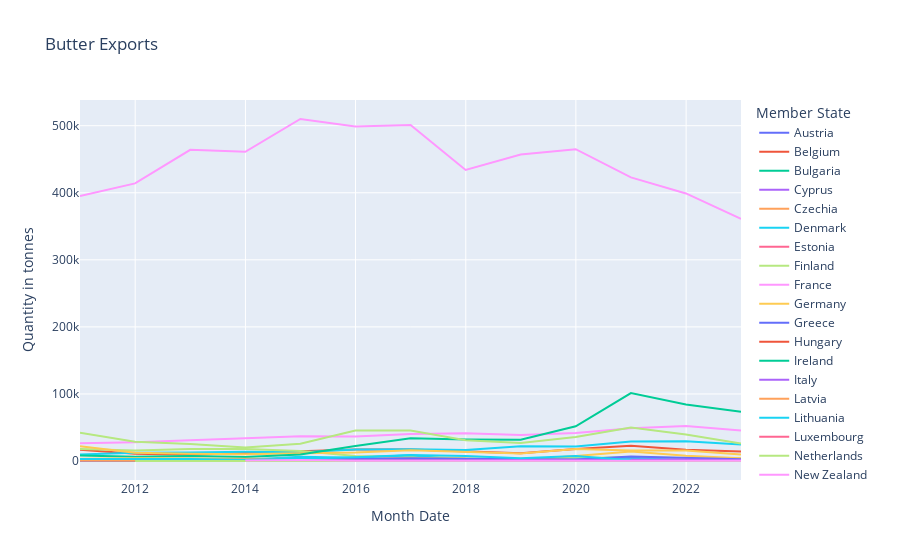

Source (notebook cell):
### Code cell
fig = px.line(df_plot, x="Month Date", y="Quantity in tonnes", color='Member State', title='Butter Exports')
fig.show()

### Figure 1 — Plotly figure (JSON) as saved in the notebook; plotly's stock layout.template omitted (floating-point values rounded to 4 significant figures)
{"data": [{"hovertemplate": "Member State=Austria<br>Month Date=%{x}<br>Quantity in tonnes=%{y}<extra></extra>", "legendgroup": "Austria", "line": {"color": "#636efa", "dash": "solid"}, "marker": {"symbol": "circle"}, "mode": "lines", "name": "Austria", "orientation": "v", "showlegend": true, "type": "scatter", "x": ["2010-12-31T00:00:00", "2011-12-31T00:00:00", "2012-12-31T00:00:00", "2013-12-31T00:00:00", "2014-12-31T00:00:00", "2015-12-31T00:00:00", "2016-12-31T00:00:00", "2017-12-31T00:00:00", "2018-12-31T00:00:00", "2019-12-31T00:00:00", "2020-12-31T00:00:00", "2021-12-31T00:00:00", "2022-12-31T00:00:00"], "xaxis": "x", "y": [371.8, 202.6, 58.6, 127.6, 159.6, 161.6, 69.42, 72.06, 46.1, 45.0, 25.81, 40.92, 15.97], "yaxis": "y"}, {"hovertemplate": "Member State=Belgium<br>Month Date=%{x}<br>Quantity in tonnes=%{y}<extra></extra>", "legendgroup": "Belgium", "line": {"color": "#EF553B", "dash": "solid"}, "marker": {"symbol": "circle"}, "mode": "lines", "name": "Belgium", "orientation": "v", "showlegend": true, "type": "scatter", "x": ["2010-12-31T00:00:00", "2011-12-31T00:00:00", "2012-12-31T00:00:00", "2013-12-31T00:00:00", "2014-12-31T00:00:00", "2015-12-31T00:00:00", "2016-12-31T00:00:00", "2017-12-31T00:00:00", "2018-12-31T00:00:00", "2019-12-31T00:00:00", "2020-12-31T00:00:00", "2021-12-31T00:00:00", "2022-12-31T00:00:00"], "xaxis": "x", "y": [16590.0, 10990.0, 9245.0, 11700.0, 13740.0, 17280.0, 17160.0, 14390.0, 11670.0, 17890.0, 22740.0, 16960.0, 14090.0], "yaxis": "y"}, {"hovertemplate": "Member State=Bulgaria<br>Month Date=%{x}<br>Quantity in tonnes=%{y}<extra></extra>", "legendgroup": "Bulgaria", "line": {"color": "#00cc96", "dash": "solid"}, "marker": {"symbol": "circle"}, "mode": "lines", "name": "Bulgaria", "orientation": "v", "showlegend": true, "type": "scatter", "x": ["2010-12-31T00:00:00", "2011-12-31T00:00:00", "2012-12-31T00:00:00", "2013-12-31T00:00:00", "2014-12-31T00:00:00", "2015-12-31T00:00:00", "2016-12-31T00:00:00", "2017-12-31T00:00:00", "2018-12-31T00:00:00", "2019-12-31T00:00:00", "2020-12-31T00:00:00", "2021-12-31T00:00:00", "2022-12-31T00:00:00"], "xaxis": "x", "y": [80.78, 20.98, 62.3, 0.06, 31.31, 20, 1.834, 0.45, 2.703, 24.41, 13.8, 34.73, 43.33], "yaxis": "y"}, {"hovertemplate": "Member State=Cyprus<br>Month Date=%{x}<br>Quantity in tonnes=%{y}<extra></extra>", "legendgroup": "Cyprus", "line": {"color": "#ab63fa", "dash": "solid"}, "marker": {"symbol": "circle"}, "mode": "lines", "name": "Cyprus", "orientation": "v", "showlegend": true, "type": "scatter", "x": ["2010-12-31T00:00:00", "2011-12-31T00:00:00", "2012-12-31T00:00:00", "2013-12-31T00:00:00", "2014-12-31T00:00:00", "2015-12-31T00:00:00", "2016-12-31T00:00:00", "2017-12-31T00:00:00"], "xaxis": "x", "y": [28.34, 45.92, 2.07, 7.36, 0.004, 0.101, 0.251, 0.029], "yaxis": "y"}, {"hovertemplate": "Member State=Czechia<br>Month Date=%{x}<br>Quantity in tonnes=%{y}<extra></extra>", "legendgroup": "Czechia", "line": {"color": "#FFA15A", "dash": "solid"}, "marker": {"symbol": "circle"}, "mode": "lines", "name": "Czechia", "orientation": "v", "showlegend": true, "type": "scatter", "x": ["2010-12-31T00:00:00", "2011-12-31T00:00:00", "2012-12-31T00:00:00", "2013-12-31T00:00:00", "2014-12-31T00:00:00", "2015-12-31T00:00:00", "2016-12-31T00:00:00", "2017-12-31T00:00:00", "2018-12-31T00:00:00", "2019-12-31T00:00:00", "2020-12-31T00:00:00", "2021-12-31T00:00:00", "2022-12-31T00:00:00"], "xaxis": "x", "y": [884.2, 1095.0, 729.9, 618.7, 406.1, 136.0, 130.0, 63.9, 50.56, 42.27, 53.85, 65.21, 49.03], "yaxis": "y"}, {"hovertemplate": "Member State=Denmark<br>Month Date=%{x}<br>Quantity in tonnes=%{y}<extra></extra>", "legendgroup": "Denmark", "line": {"color": "#19d3f3", "dash": "solid"}, "marker": {"symbol": "circle"}, "mode": "lines", "name": "Denmark", "orientation": "v", "showlegend": true, "type": "scatter", "x": ["2010-12-31T00:00:00", "2011-12-31T00:00:00", "2012-12-31T00:00:00", "2013-12-31T00:00:00", "2014-12-31T00:00:00", "2015-12-31T00:00:00", "2016-12-31T00:00:00", "2017-12-31T00:00:00", "2018-12-31T00:00:00", "2019-12-31T00:00:00", "2020-12-31T00:00:00", "2021-12-31T00:00:00", "2022-12-31T00:00:00"], "xaxis": "x", "y": [9864.0, 12440.0, 12820.0, 13830.0, 13230.0, 17190.0, 17420.0, 16350.0, 22150.0, 21480.0, 29260.0, 29470.0, 24610.0], "yaxis": "y"}, {"hovertemplate": "Member State=Estonia<br>Month Date=%{x}<br>Quantity in tonnes=%{y}<extra></extra>", "legendgroup": "Estonia", "line": {"color": "#FF6692", "dash": "solid"}, "marker": {"symbol": "circle"}, "mode": "lines", "name": "Estonia", "orientation": "v", "showlegend": true, "type": "scatter", "x": ["2010-12-31T00:00:00", "2011-12-31T00:00:00", "2012-12-31T00:00:00", "2013-12-31T00:00:00", "2014-12-31T00:00:00", "2015-12-31T00:00:00", "2016-12-31T00:00:00", "2017-12-31T00:00:00", "2018-12-31T00:00:00", "2019-12-31T00:00:00", "2020-12-31T00:00:00", "2021-12-31T00:00:00", "2022-12-31T00:00:00"], "xaxis": "x", "y": [1702.0, 194.3, 117.4, 34.86, 161.6, 492.2, 157.6, 169.2, 31.8, 168.6, 253.2, 148.6, 88.19], "yaxis": "y"}, {"hovertemplate": "Member State=Finland<br>Month Date=%{x}<br>Quantity in tonnes=%{y}<extra></extra>", "legendgroup": "Finland", "line": {"color": "#B6E880", "dash": "solid"}, "marker": {"symbol": "circle"}, "mode": "lines", "name": "Finland", "orientation": "v", "showlegend": true, "type": "scatter", "x": ["2010-12-31T00:00:00", "2011-12-31T00:00:00", "2012-12-31T00:00:00", "2013-12-31T00:00:00", "2014-12-31T00:00:00", "2015-12-31T00:00:00", "2016-12-31T00:00:00", "2017-12-31T00:00:00", "2018-12-31T00:00:00", "2019-12-31T00:00:00", "2020-12-31T00:00:00", "2021-12-31T00:00:00", "2022-12-31T00:00:00"], "xaxis": "x", "y": [17810.0, 15800.0, 17760.0, 17900.0, 15050.0, 7397.0, 6707.0, 4099.0, 3470.0, 4570.0, 5531.0, 4596.0, 3711.0], "yaxis": "y"}, {"hovertemplate": "Member State=France<br>Month Date=%{x}<br>Quantity in tonnes=%{y}<extra></extra>", "legendgroup": "France", "line": {"color": "#FF97FF", "dash": "solid"}, "marker": {"symbol": "circle"}, "mode": "lines", "name": "France", "orientation": "v", "showlegend": true, "type": "scatter", "x": ["2010-12-31T00:00:00", "2011-12-31T00:00:00", "2012-12-31T00:00:00", "2013-12-31T00:00:00", "2014-12-31T00:00:00", "2015-12-31T00:00:00", "2016-12-31T00:00:00", "2017-12-31T00:00:00", "2018-12-31T00:00:00", "2019-12-31T00:00:00", "2020-12-31T00:00:00", "2021-12-31T00:00:00", "2022-12-31T00:00:00"], "xaxis": "x", "y": [26290.0, 27890.0, 30960.0, 34360.0, 37040.0, 36620.0, 40360.0, 41230.0, 38950.0, 41840.0, 48980.0, 52240.0, 45460.0], "yaxis": "y"}, {"hovertemplate": "Member State=Germany<br>Month Date=%{x}<br>Quantity in tonnes=%{y}<extra></extra>", "legendgroup": "Germany", "line": {"color": "#FECB52", "dash": "solid"}, "marker": {"symbol": "circle"}, "mode": "lines", "name": "Germany", "orientation": "v", "showlegend": true, "type": "scatter", "x": ["2010-12-31T00:00:00", "2011-12-31T00:00:00", "2012-12-31T00:00:00", "2013-12-31T00:00:00", "2014-12-31T00:00:00", "2015-12-31T00:00:00", "2016-12-31T00:00:00", "2017-12-31T00:00:00", "2018-12-31T00:00:00", "2019-12-31T00:00:00", "2020-12-31T00:00:00", "2021-12-31T00:00:00", "2022-12-31T00:00:00"], "xaxis": "x", "y": [22180.0, 12420.0, 10990.0, 9966.0, 11580.0, 12500.0, 15860.0, 13660.0, 11040.0, 17720.0, 15730.0, 15550.0, 9768.0], "yaxis": "y"}, {"hovertemplate": "Member State=Greece<br>Month Date=%{x}<br>Quantity in tonnes=%{y}<extra></extra>", "legendgroup": "Greece", "line": {"color": "#636efa", "dash": "solid"}, "marker": {"symbol": "circle"}, "mode": "lines", "name": "Greece", "orientation": "v", "showlegend": true, "type": "scatter", "x": ["2010-12-31T00:00:00", "2011-12-31T00:00:00", "2012-12-31T00:00:00", "2013-12-31T00:00:00", "2014-12-31T00:00:00", "2015-12-31T00:00:00", "2016-12-31T00:00:00", "2017-12-31T00:00:00", "2018-12-31T00:00:00", "2019-12-31T00:00:00", "2020-12-31T00:00:00", "2021-12-31T00:00:00", "2022-12-31T00:00:00"], "xaxis": "x", "y": [8.206, 2.37, 5.444, 52.34, 61.2, 8.701, 17.24, 15.37, 34.82, 26.33, 36.48, 44.11, 34.22], "yaxis": "y"}, {"hovertemplate": "Member State=Hungary<br>Month Date=%{x}<br>Quantity in tonnes=%{y}<extra></extra>", "legendgroup": "Hungary", "line": {"color": "#EF553B", "dash": "solid"}, "marker": {"symbol": "circle"}, "mode": "lines", "name": "Hungary", "orientation": "v", "showlegend": true, "type": "scatter", "x": ["2010-12-31T00:00:00", "2011-12-31T00:00:00", "2012-12-31T00:00:00", "2013-12-31T00:00:00", "2014-12-31T00:00:00", "2015-12-31T00:00:00", "2016-12-31T00:00:00", "2017-12-31T00:00:00", "2018-12-31T00:00:00", "2019-12-31T00:00:00", "2020-12-31T00:00:00", "2021-12-31T00:00:00", "2022-12-31T00:00:00"], "xaxis": "x", "y": [489.8, 479.2, 386.3, 650.2, 513.9, 537.2, 530.5, 449.1, 398.9, 424.8, 1138.0, 398.8, 241.4], "yaxis": "y"}, {"hovertemplate": "Member State=Ireland<br>Month Date=%{x}<br>Quantity in tonnes=%{y}<extra></extra>", "legendgroup": "Ireland", "line": {"color": "#00cc96", "dash": "solid"}, "marker": {"symbol": "circle"}, "mode": "lines", "name": "Ireland", "orientation": "v", "showlegend": true, "type": "scatter", "x": ["2010-12-31T00:00:00", "2011-12-31T00:00:00", "2012-12-31T00:00:00", "2013-12-31T00:00:00", "2014-12-31T00:00:00", "2015-12-31T00:00:00", "2016-12-31T00:00:00", "2017-12-31T00:00:00", "2018-12-31T00:00:00", "2019-12-31T00:00:00", "2020-12-31T00:00:00", "2021-12-31T00:00:00", "2022-12-31T00:00:00"], "xaxis": "x", "y": [8140.0, 6227.0, 7295.0, 5892.0, 9813.0, 22500.0, 33800.0, 31990.0, 31630.0, 51700.0, 101300.0, 84240.0, 73530.0], "yaxis": "y"}, {"hovertemplate": "Member State=Italy<br>Month Date=%{x}<br>Quantity in tonnes=%{y}<extra></extra>", "legendgroup": "Italy", "line": {"color": "#ab63fa", "dash": "solid"}, "marker": {"symbol": "circle"}, "mode": "lines", "name": "Italy", "orientation": "v", "showlegend": true, "type": "scatter", "x": ["2010-12-31T00:00:00", "2011-12-31T00:00:00", "2012-12-31T00:00:00", "2013-12-31T00:00:00", "2014-12-31T00:00:00", "2015-12-31T00:00:00", "2016-12-31T00:00:00", "2017-12-31T00:00:00", "2018-12-31T00:00:00", "2019-12-31T00:00:00", "2020-12-31T00:00:00", "2021-12-31T00:00:00", "2022-12-31T00:00:00"], "xaxis": "x", "y": [218.5, 231.4, 206.9, 263.5, 341.8, 522.1, 690.7, 564.7, 499.8, 1343.0, 2108.0, 2300.0, 1505.0], "yaxis": "y"}, {"hovertemplate": "Member State=Latvia<br>Month Date=%{x}<br>Quantity in tonnes=%{y}<extra></extra>", "legendgroup": "Latvia", "line": {"color": "#FFA15A", "dash": "solid"}, "marker": {"symbol": "circle"}, "mode": "lines", "name": "Latvia", "orientation": "v", "showlegend": true, "type": "scatter", "x": ["2010-12-31T00:00:00", "2011-12-31T00:00:00", "2012-12-31T00:00:00", "2013-12-31T00:00:00", "2014-12-31T00:00:00", "2015-12-31T00:00:00", "2016-12-31T00:00:00", "2017-12-31T00:00:00", "2018-12-31T00:00:00", "2019-12-31T00:00:00", "2020-12-31T00:00:00", "2021-12-31T00:00:00", "2022-12-31T00:00:00"], "xaxis": "x", "y": [248.9, 95.13, 479.0, 1826.0, 2339.0, 90.51, 239.3, 145.0, 3.563, 189.8, 178.7, 35.18, 8.134], "yaxis": "y"}, {"hovertemplate": "Member State=Lithuania<br>Month Date=%{x}<br>Quantity in tonnes=%{y}<extra></extra>", "legendgroup": "Lithuania", "line": {"color": "#19d3f3", "dash": "solid"}, "marker": {"symbol": "circle"}, "mode": "lines", "name": "Lithuania", "orientation": "v", "showlegend": true, "type": "scatter", "x": ["2010-12-31T00:00:00", "2011-12-31T00:00:00", "2012-12-31T00:00:00", "2013-12-31T00:00:00", "2014-12-31T00:00:00", "2015-12-31T00:00:00", "2016-12-31T00:00:00", "2017-12-31T00:00:00", "2018-12-31T00:00:00", "2019-12-31T00:00:00", "2020-12-31T00:00:00", "2021-12-31T00:00:00", "2022-12-31T00:00:00"], "xaxis": "x", "y": [652.8, 218.2, 643.4, 2021.0, 6229.0, 4922.0, 8674.0, 720.1, 504.9, 1808.0, 4747.0, 1073.0, 2421.0], "yaxis": "y"}, {"hovertemplate": "Member State=Luxembourg<br>Month Date=%{x}<br>Quantity in tonnes=%{y}<extra></extra>", "legendgroup": "Luxembourg", "line": {"color": "#FF6692", "dash": "solid"}, "marker": {"symbol": "circle"}, "mode": "lines", "name": "Luxembourg", "orientation": "v", "showlegend": true, "type": "scatter", "x": ["2010-12-31T00:00:00", "2011-12-31T00:00:00", "2012-12-31T00:00:00", "2013-12-31T00:00:00", "2014-12-31T00:00:00", "2015-12-31T00:00:00", "2016-12-31T00:00:00", "2017-12-31T00:00:00", "2018-12-31T00:00:00", "2019-12-31T00:00:00", "2020-12-31T00:00:00", "2021-12-31T00:00:00", "2022-12-31T00:00:00"], "xaxis": "x", "y": [3.752, 11.09, 7.413, 3.832, 3.336, 7.512, 6.847, 5.302, 4.852, 9.082, 3.133, 3.188, 3.231], "yaxis": "y"}, {"hovertemplate": "Member State=Netherlands<br>Month Date=%{x}<br>Quantity in tonnes=%{y}<extra></extra>", "legendgroup": "Netherlands", "line": {"color": "#B6E880", "dash": "solid"}, "marker": {"symbol": "circle"}, "mode": "lines", "name": "Netherlands", "orientation": "v", "showlegend": true, "type": "scatter", "x": ["2010-12-31T00:00:00", "2011-12-31T00:00:00", "2012-12-31T00:00:00", "2013-12-31T00:00:00", "2014-12-31T00:00:00", "2015-12-31T00:00:00", "2016-12-31T00:00:00", "2017-12-31T00:00:00", "2018-12-31T00:00:00", "2019-12-31T00:00:00", "2020-12-31T00:00:00", "2021-12-31T00:00:00", "2022-12-31T00:00:00"], "xaxis": "x", "y": [42170.0, 28670.0, 25390.0, 20170.0, 25620.0, 45480.0, 45510.0, 30980.0, 26940.0, 35660.0, 50040.0, 39400.0, 26010.0], "yaxis": "y"}, {"hovertemplate": "Member State=New Zealand<br>Month Date=%{x}<br>Quantity in tonnes=%{y}<extra></extra>", "legendgroup": "New Zealand", "line": {"color": "#FF97FF", "dash": "solid"}, "marker": {"symbol": "circle"}, "mode": "lines", "name": "New Zealand", "orientation": "v", "showlegend": true, "type": "scatter", "x": ["2010-12-31T00:00:00", "2011-12-31T00:00:00", "2012-12-31T00:00:00", "2013-12-31T00:00:00", "2014-12-31T00:00:00", "2015-12-31T00:00:00", "2016-12-31T00:00:00", "2017-12-31T00:00:00", "2018-12-31T00:00:00", "2019-12-31T00:00:00", "2020-12-31T00:00:00", "2021-12-31T00:00:00", "2022-12-31T00:00:00"], "xaxis": "x", "y": [395000, 414000, 464000, 461000, 510000, 499000, 501000, 434000, 457000, 465000, 423000, 399000, 361000], "yaxis": "y"}, {"hovertemplate": "Member State=Poland<br>Month Date=%{x}<br>Quantity in tonnes=%{y}<extra></extra>", "legendgroup": "Poland", "line": {"color": "#FECB52", "dash": "solid"}, "marker": {"symbol": "circle"}, "mode": "lines", "name": "Poland", "orientation": "v", "showlegend": true, "type": "scatter", "x": ["2010-12-31T00:00:00", "2011-12-31T00:00:00", "2012-12-31T00:00:00", "2013-12-31T00:00:00", "2014-12-31T00:00:00", "2015-12-31T00:00:00", "2016-12-31T00:00:00", "2017-12-31T00:00:00", "2018-12-31T00:00:00", "2019-12-31T00:00:00", "2020-12-31T00:00:00", "2021-12-31T00:00:00", "2022-12-31T00:00:00"], "xaxis": "x", "y": [3174.0, 4128.0, 3581.0, 3243.0, 3207.0, 2527.0, 4847.0, 3521.0, 1933.0, 7627.0, 14270.0, 7964.0, 4141.0], "yaxis": "y"}, {"hovertemplate": "Member State=Portugal<br>Month Date=%{x}<br>Quantity in tonnes=%{y}<extra></extra>", "legendgroup": "Portugal", "line": {"color": "#636efa", "dash": "solid"}, "marker": {"symbol": "circle"}, "mode": "lines", "name": "Portugal", "orientation": "v", "showlegend": true, "type": "scatter", "x": ["2010-12-31T00:00:00", "2011-12-31T00:00:00", "2012-12-31T00:00:00", "2013-12-31T00:00:00", "2014-12-31T00:00:00", "2015-12-31T00:00:00", "2016-12-31T00:00:00", "2017-12-31T00:00:00", "2018-12-31T00:00:00", "2019-12-31T00:00:00", "2020-12-31T00:00:00", "2021-12-31T00:00:00", "2022-12-31T00:00:00"], "xaxis": "x", "y": [1050.0, 886.4, 1487.0, 1721.0, 2381.0, 3268.0, 4124.0, 3212.0, 2540.0, 2188.0, 6681.0, 4653.0, 2454.0], "yaxis": "y"}, {"hovertemplate": "Member State=Romania<br>Month Date=%{x}<br>Quantity in tonnes=%{y}<extra></extra>", "legendgroup": "Romania", "line": {"color": "#EF553B", "dash": "solid"}, "marker": {"symbol": "circle"}, "mode": "lines", "name": "Romania", "orientation": "v", "showlegend": true, "type": "scatter", "x": ["2010-12-31T00:00:00", "2011-12-31T00:00:00", "2012-12-31T00:00:00", "2014-12-31T00:00:00", "2015-12-31T00:00:00", "2016-12-31T00:00:00", "2017-12-31T00:00:00", "2018-12-31T00:00:00", "2019-12-31T00:00:00", "2020-12-31T00:00:00", "2021-12-31T00:00:00", "2022-12-31T00:00:00"], "xaxis": "x", "y": [0.851, 0.119, 0, 9.224, 25.74, 171.3, 327.8, 62.01, 127.1, 271.3, 346.1, 189.2], "yaxis": "y"}, {"hovertemplate": "Member State=Slovenia<br>Month Date=%{x}<br>Quantity in tonnes=%{y}<extra></extra>", "legendgroup": "Slovenia", "line": {"color": "#00cc96", "dash": "solid"}, "marker": {"symbol": "circle"}, "mode": "lines", "name": "Slovenia", "orientation": "v", "showlegend": true, "type": "scatter", "x": ["2010-12-31T00:00:00", "2011-12-31T00:00:00", "2012-12-31T00:00:00", "2013-12-31T00:00:00", "2014-12-31T00:00:00", "2015-12-31T00:00:00", "2016-12-31T00:00:00", "2017-12-31T00:00:00", "2018-12-31T00:00:00", "2019-12-31T00:00:00", "2020-12-31T00:00:00", "2021-12-31T00:00:00", "2022-12-31T00:00:00"], "xaxis": "x", "y": [196.6, 118.8, 299.5, 76.2, 128.5, 56.14, 66.19, 89.17, 77.43, 85.85, 73.21, 113.4, 118.3], "yaxis": "y"}, {"hovertemplate": "Member State=Spain<br>Month Date=%{x}<br>Quantity in tonnes=%{y}<extra></extra>", "legendgroup": "Spain", "line": {"color": "#ab63fa", "dash": "solid"}, "marker": {"symbol": "circle"}, "mode": "lines", "name": "Spain", "orientation": "v", "showlegend": true, "type": "scatter", "x": ["2010-12-31T00:00:00", "2011-12-31T00:00:00", "2012-12-31T00:00:00", "2013-12-31T00:00:00", "2014-12-31T00:00:00", "2015-12-31T00:00:00", "2016-12-31T00:00:00", "2017-12-31T00:00:00", "2018-12-31T00:00:00", "2019-12-31T00:00:00", "2020-12-31T00:00:00", "2021-12-31T00:00:00", "2022-12-31T00:00:00"], "xaxis": "x", "y": [351.3, 1053.0, 878.7, 729.2, 600.0, 900.1, 1197.0, 953.4, 1373.0, 1599.0, 2398.0, 2061.0, 1336.0], "yaxis": "y"}, {"hovertemplate": "Member State=Sweden<br>Month Date=%{x}<br>Quantity in tonnes=%{y}<extra></extra>", "legendgroup": "Sweden", "line": {"color": "#FFA15A", "dash": "solid"}, "marker": {"symbol": "circle"}, "mode": "lines", "name": "Sweden", "orientation": "v", "showlegend": true, "type": "scatter", "x": ["2010-12-31T00:00:00", "2011-12-31T00:00:00", "2012-12-31T00:00:00", "2013-12-31T00:00:00", "2014-12-31T00:00:00", "2015-12-31T00:00:00", "2016-12-31T00:00:00", "2017-12-31T00:00:00", "2018-12-31T00:00:00", "2019-12-31T00:00:00", "2020-12-31T00:00:00", "2021-12-31T00:00:00", "2022-12-31T00:00:00"], "xaxis": "x", "y": [587.0, 233.1, 606.2, 21.66, 99.5, 2.217, 3.944, 212.2, 210.4, 150.1, 48.59, 29.8, 70.55], "yaxis": "y"}, {"hovertemplate": "Member State=United Kingdom<br>Month Date=%{x}<br>Quantity in tonnes=%{y}<extra></extra>", "legendgroup": "United Kingdom", "line": {"color": "#19d3f3", "dash": "solid"}, "marker": {"symbol": "circle"}, "mode": "lines", "name": "United Kingdom", "orientation": "v", "showlegend": true, "type": "scatter", "x": ["2010-12-31T00:00:00", "2011-12-31T00:00:00", "2012-12-31T00:00:00", "2013-12-31T00:00:00", "2014-12-31T00:00:00", "2015-12-31T00:00:00", "2016-12-31T00:00:00", "2017-12-31T00:00:00", "2018-12-31T00:00:00", "2019-12-31T00:00:00", "2020-12-31T00:00:00"], "xaxis": "x", "y": [3031.0, 2724.0, 2995.0, 1490.0, 3751.0, 5424.0, 8937.0, 7609.0, 4141.0, 7559.0, 1037.0], "yaxis": "y"}, {"hovertemplate": "Member State=Malta<br>Month Date=%{x}<br>Quantity in tonnes=%{y}<extra></extra>", "legendgroup": "Malta", "line": {"color": "#FF6692", "dash": "solid"}, "marker": {"symbol": "circle"}, "mode": "lines", "name": "Malta", "orientation": "v", "showlegend": true, "type": "scatter", "x": ["2011-12-31T00:00:00", "2012-12-31T00:00:00", "2013-12-31T00:00:00", "2017-12-31T00:00:00", "2019-12-31T00:00:00", "2020-12-31T00:00:00", "2021-12-31T00:00:00", "2022-12-31T00:00:00"], "xaxis": "x", "y": [3.98, 29.44, 0.25, 0.688, 0.159, 14.4, 11.38, 0.207], "yaxis": "y"}, {"hovertemplate": "Member State=Slovakia<br>Month Date=%{x}<br>Quantity in tonnes=%{y}<extra></extra>", "legendgroup": "Slovakia", "line": {"color": "#B6E880", "dash": "solid"}, "marker": {"symbol": "circle"}, "mode": "lines", "name": "Slovakia", "orientation": "v", "showlegend": true, "type": "scatter", "x": ["2011-12-31T00:00:00", "2012-12-31T00:00:00", "2013-12-31T00:00:00", "2014-12-31T00:00:00", "2015-12-31T00:00:00", "2016-12-31T00:00:00", "2017-12-31T00:00:00", "2018-12-31T00:00:00", "2019-12-31T00:00:00", "2020-12-31T00:00:00", "2021-12-31T00:00:00", "2022-12-31T00:00:00"], "xaxis": "x", "y": [64.5, 1.321, 1.049, 10.11, 20.26, 21.73, 0.079, 14.89, 31.26, 45.43, 115.4, 58.7], "yaxis": "y"}, {"hovertemplate": "Member State=Croatia<br>Month Date=%{x}<br>Quantity in tonnes=%{y}<extra></extra>", "legendgroup": "Croatia", "line": {"color": "#FF97FF", "dash": "solid"}, "marker": {"symbol": "circle"}, "mode": "lines", "name": "Croatia", "orientation": "v", "showlegend": true, "type": "scatter", "x": ["2013-12-31T00:00:00", "2014-12-31T00:00:00", "2015-12-31T00:00:00", "2016-12-31T00:00:00", "2017-12-31T00:00:00", "2018-12-31T00:00:00", "2019-12-31T00:00:00", "2020-12-31T00:00:00", "2021-12-31T00:00:00", "2022-12-31T00:00:00"], "xaxis": "x", "y": [675.9, 1674.0, 381.6, 411.4, 540.8, 502.7, 516.3, 485.0, 467.5, 370.4], "yaxis": "y"}], "layout": {"legend": {"title": {"text": "Member State"}, "tracegroupgap": 0}, "title": {"text": "Butter Exports"}, "xaxis": {"anchor": "y", "domain": [0, 1], "title": {"text": "Month Date"}}, "yaxis": {"anchor": "x", "domain": [0, 1], "title": {"text": "Quantity in tonnes"}}}}
